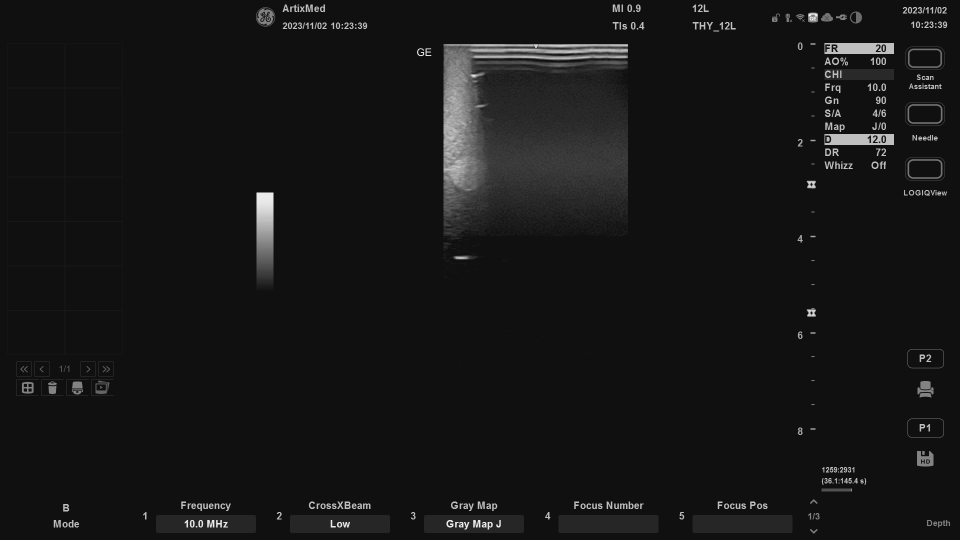
#> input picture _posts/Python/OCR/img.png, 1920 x 1080 px, found by its file name (shown at 1/2 size)
$ python OCR_opencv_pytesseract.py
#> lines starting #> are read from the running program, lines starting #| are printed output that depends on the picture
import cv2
import pytesseract

# Tesseract 실행 파일 경로 설정
# 예: pytesseract.pytesseract.tesseract_cmd = r'C:\Program Files\Tesseract-OCR\tesseract.exe'
pytesseract.pytesseract.tesseract_cmd = r'D:\Program Files\Tesseract-OCR\tesseract.exe'

# 이미지 파일 로드
image_path = r'D:\GitHub_Project\koyumi0601.github.io\_posts\Python\OCR\img.png'
image = cv2.imread(image_path)
#> image is the input picture: shape (1080, 1920, 3); min 16, max 235, mean 22.2

# 읽고자 하는 이미지의 특정 영역을 정의 (x, y, width, height)
x1 = 1649
x1 = 1700
y1 = 268
x2 = 1788
y2 = 290
roi_cropped = image[y1:y2, x1:x2]
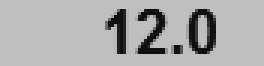
#> roi_cropped: shape (22, 88, 3) (shown 3 times larger); min 16, max 191, mean 171.2

# 추출한 영역을 Grayscale로 변환
roi_gray = cv2.cvtColor(roi_cropped, cv2.COLOR_BGR2GRAY)

# Tesseract로 추출한 영역에서 텍스트를 인식
#> (the run stopped early here; a loop or call above may not have finished)

$ run again, with _posts/Python/OCR/[0_1]-[9_1]-[5_3]_invert_1080_1920.png copied over _posts/Python/OCR/img.png
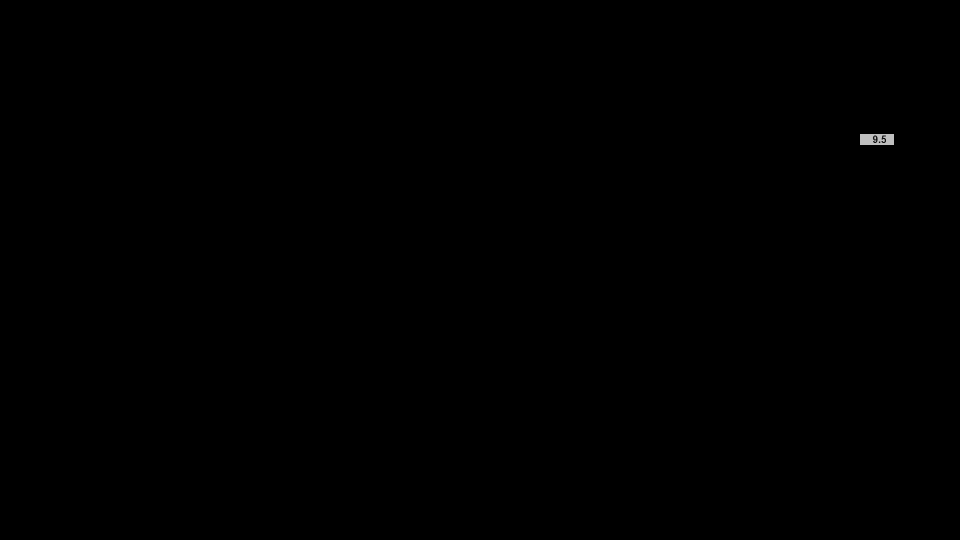
#> input picture _posts/Python/OCR/[0_1]-[9_1]-[5_3]_invert_1080_1920.png, 1920 x 1080 px, found by its file name (shown at 1/2 size)
#> image is the input picture: shape (1080, 1920, 3); min 0, max 191, mean 0.1
#> `roi_cropped = image[y1:y2, x1:x2]`:
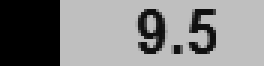
#> roi_cropped: shape (22, 88, 3) (shown 3 times larger); min 0, max 191, mean 132.7
